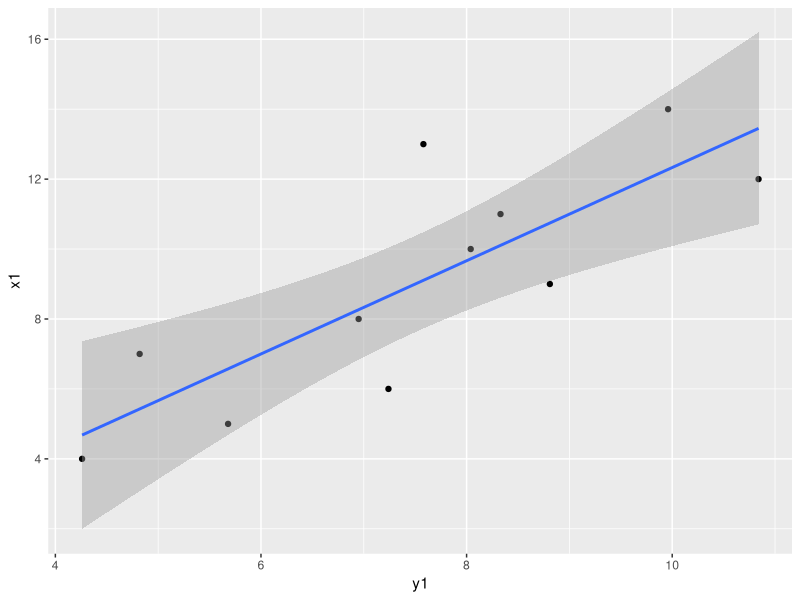
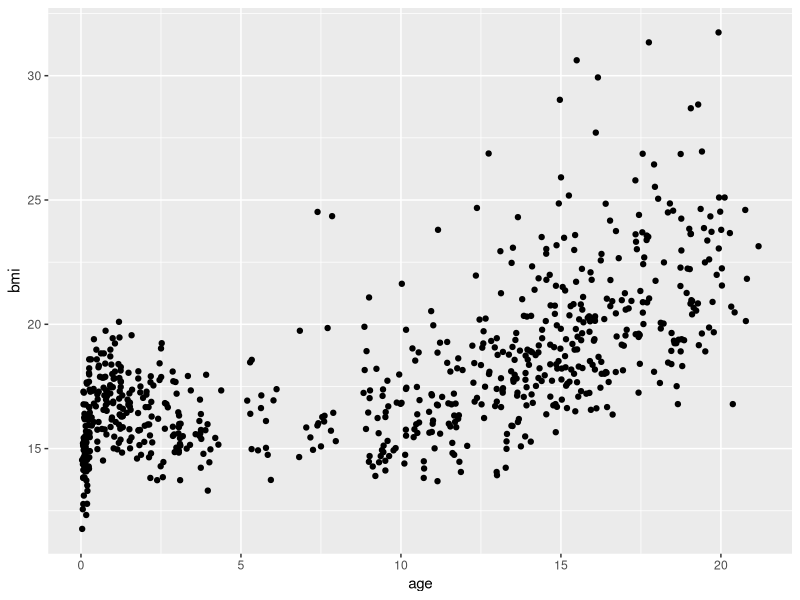
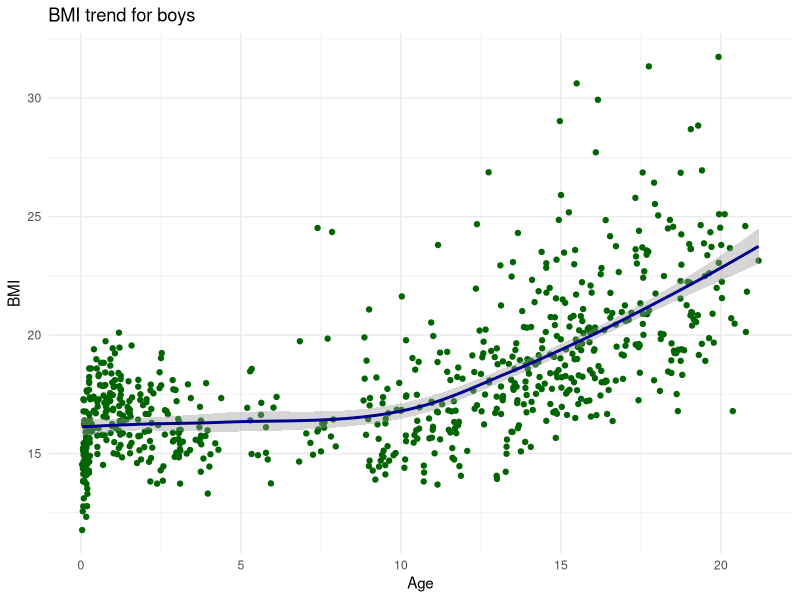
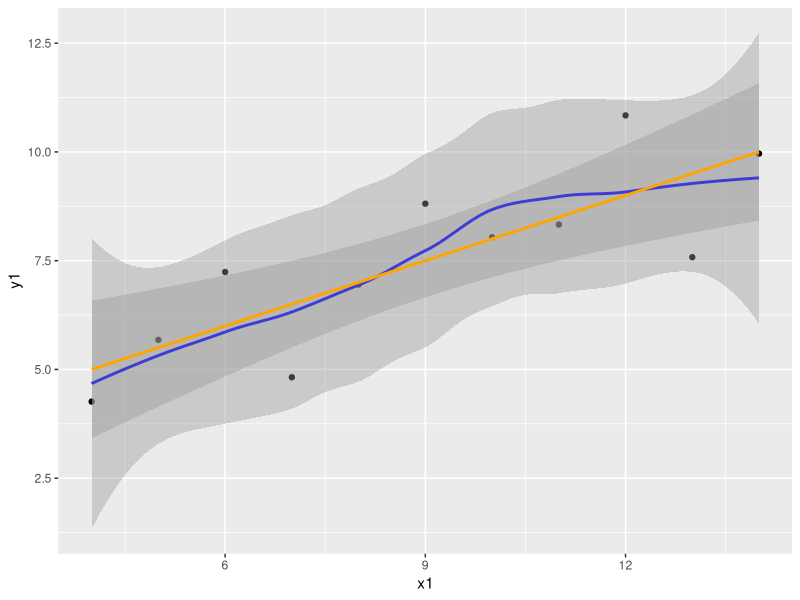
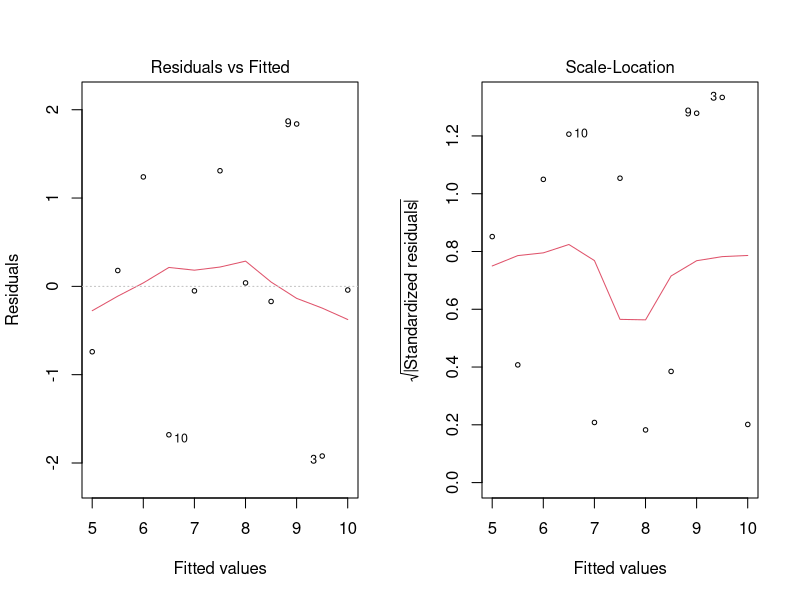
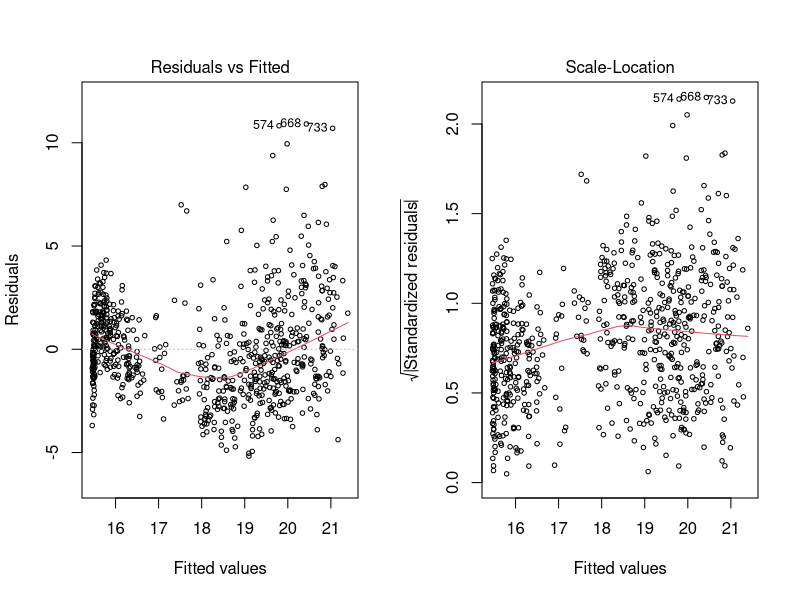
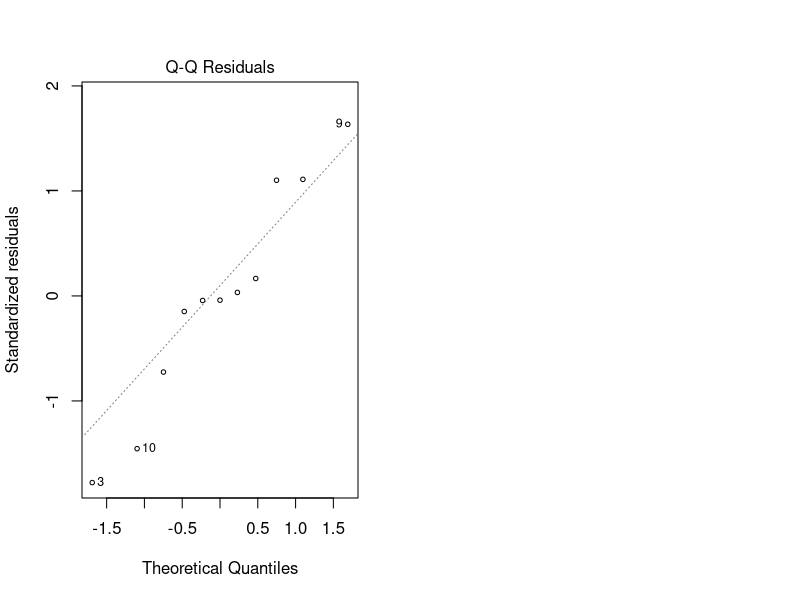
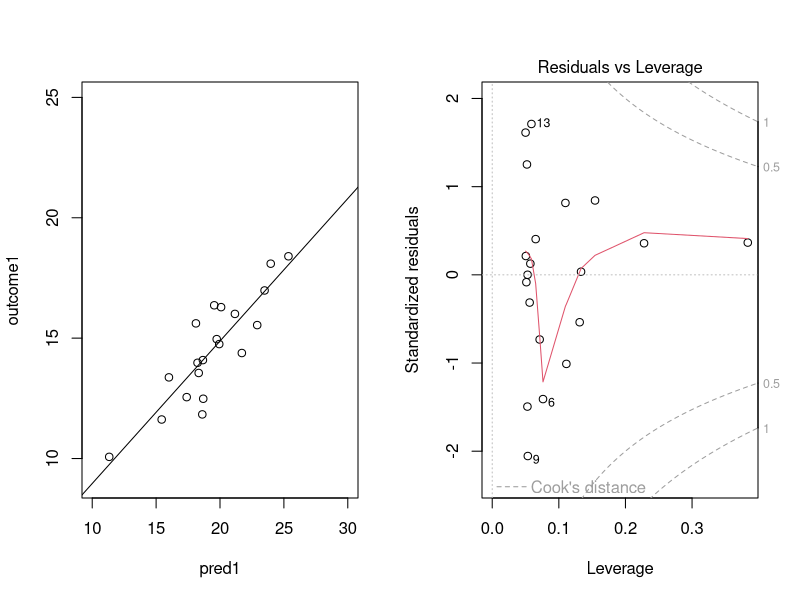

Generate these figures, in order, with R:
## ---- chunk 1
library(dplyr)
library(magrittr)
library(ggplot2)
library(mice)
## ---- chunk 2
args(lm)
## ---- chunk 3
head(boys, n = 20)
## ---- chunk 4
boys %$% 
  lm(age ~ wgt)
## ---- chunk 5
boys %$% lm(age ~ wgt) %>% summary()
## ---- chunk 6
boys %$% 
  lm(age ~ wgt + hgt)
## ---- chunk 7
boys %$% 
  lm(age ~ wgt + hgt) %>%
  summary
## ---- chunk 8
boys %$% lm(age ~ wgt * hgt) %>% summary
## ---- chunk 9
fit <- boys %$% 
  lm(age ~ reg)
fit
## ---- chunk 10
fit %>% model.matrix() %>% tail(n = 20)
## ---- chunk 11
fit %>% summary
## ---- chunk 12
fit %>% names() # the names of the list with output objects
fit$coef  # show the estimated coefficients
fit %>% coef # alternative
## ---- chunk 13
head(anscombe)
## ---- chunk 14
anscombe %>%
  head
## ---- chunk 15
anscombe %>%
  ggplot(aes(y1, x1)) + 
  geom_point() + 
  geom_smooth(method = "lm")
## ---- chunk 16
boys %>%
  ggplot(aes(x = age, y = bmi)) +
  geom_point(na.rm = TRUE)
## ---- chunk 17
gg <- 
  boys %>%
  ggplot(aes(x = age, y = bmi)) +
  geom_point(col = "dark green")
## ---- chunk 18
gg <- gg + 
  geom_smooth(col = "dark blue")
## ---- chunk 19
gg <- gg + 
  labs(x = "Age", y = "BMI", title = "BMI trend for boys") +
  theme_minimal()
## ---- chunk 20
plot(gg)
## ---- chunk 21
fit <- anscombe %$%
  lm(y1 ~ x1)

fit %>% summary
## ---- chunk 22
anscombe %>%
  ggplot(aes(x1, y1)) + 
  geom_point() + 
  geom_smooth(method = "loess", col = "blue") + 
  geom_smooth(method = "lm", col = "orange")
## ---- chunk 23
anscombe %$%
  lm(y1 ~ x1 + I(x1^2)) %>%
  summary()
## ---- chunk 24
par(mfrow = c(1, 2))
fit %>%
  plot(which = c(1, 3), cex = .6)
## ---- chunk 25
par(mfrow = c(1, 2))
boys %$%
  lm(bmi ~ age) %>%
  plot(which = c(1, 3), cex = .6)
## ---- chunk 26
fit %>%
  plot(which = 2, cex = .6)
## ---- chunk 27
set.seed(20)

pred1 = rnorm(20, mean=20, sd=3)
outcome1 = 5 + .5*pred1 + rnorm(20)

pred2 = c(pred1, 30);        outcome2 = c(outcome1, 20.8)
pred3 = c(pred1, 19.44);     outcome3 = c(outcome1, 20.8)
pred4 = c(pred1, 30);        outcome4 = c(outcome1, 10)
## ---- chunk 28
par(mfrow = c(1,2))
plot(outcome1 ~ pred1, ylim = c(9, 25), xlim = c(10, 30))
abline(lm(outcome1 ~ pred1))
plot(lm(outcome1 ~ pred1), which = 5)
## ---- chunk 29
par(mfrow = c(1,2))
plot(outcome2 ~ pred2, ylim = c(9, 25), xlim = c(10, 30))
points(30, 20.8, col = "red")
abline(lm(outcome2 ~ pred2))
plot(lm(outcome2 ~ pred2), which = 5)
## ---- chunk 30
par(mfrow = c(1,2))
plot(outcome3 ~ pred3, ylim = c(9, 25), xlim = c(10, 30))
abline(lm(outcome3 ~ pred3))
points(19.44, 20.8, col = "red")
plot(lm(outcome3 ~ pred3), which = 5)
## ---- chunk 31
par(mfrow = c(1,2))
plot(outcome4 ~ pred4, ylim = c(9, 25), xlim = c(10, 30))
points(30, 10, col = "red")
abline(lm(outcome4 ~ pred4))
plot(lm(outcome4 ~ pred4), which = 5)
## ---- chunk 32
par(mfrow = c(1, 2), cex = .6)
fit %>% plot(which = c(4, 5))
